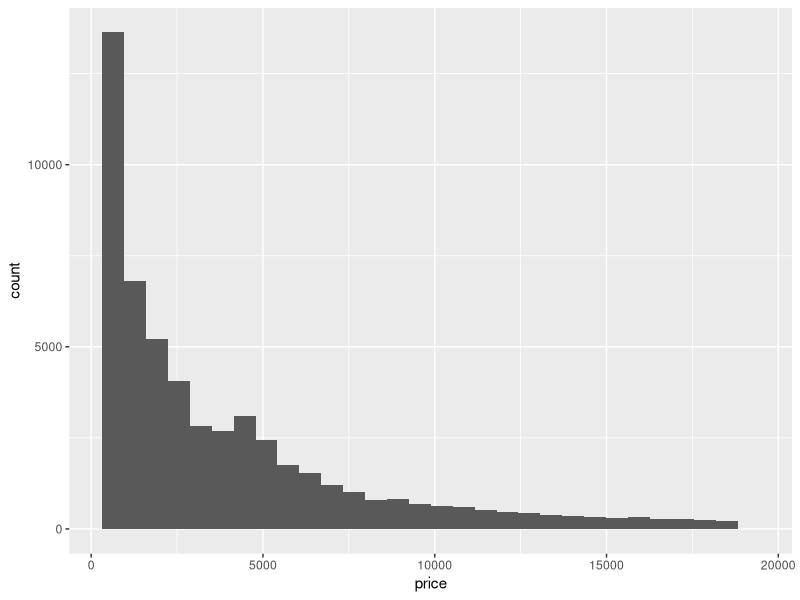
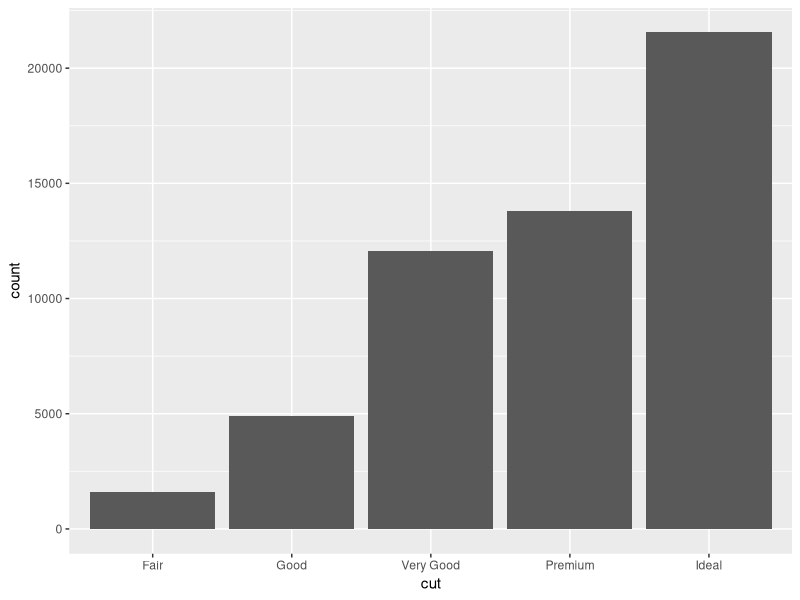
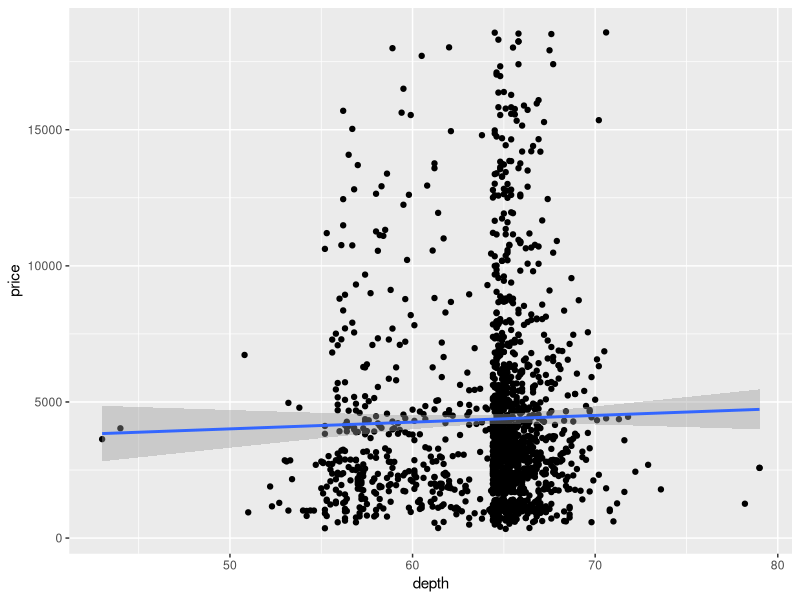

Reproduce these figures in R, in order.
## ---- chunk 1
library(tidyverse)
diamonds <- as_data_frame(diamonds)
## ---- chunk 2
ggplot(diamonds) +
  geom_histogram(aes(price))
## ---- chunk 3
diamonds %>%
  group_by(cut) %>%
  summarise(n = n())

diamonds %>%
  count(cut)

ggplot(diamonds) +
  geom_bar(aes(cut))
## ---- chunk 4
diamonds %>%
  filter(cut == "Fair") %>%
  ggplot(aes(depth, price)) +
  geom_point() +
  geom_smooth(method = "lm")

fair_diamonds <- diamonds %>%
  filter(cut == "Fair") 

model <- lm(price ~ depth, fair_diamonds)
summary(model)
## ---- chunk 5
diamonds %>%
  group_by(cut) %>%
  summarise(min = min(price),
            max = max(price),
            mean = mean(price),
            median = median(price))
